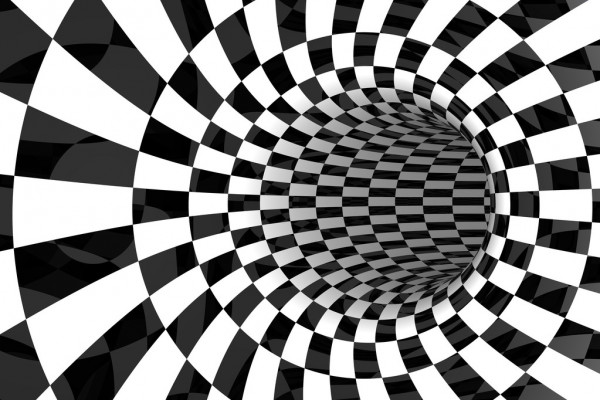
#> input picture test.jpg, 600 x 400 px; its folder holds only this picture in this run
$ python -i main.py   (imports and definitions only)
#> lines starting #> are read from the running program, lines starting #| are printed output that depends on the picture
from tkinter import *
from tkinter import filedialog
from tkinter import ttk
from tkinter.messagebox import showinfo
from PIL import Image,ImageOps


"""
Képből ascii art generátor
nemtudom miért hasznos, de egy jó projekt
 ¯\_(ツ)_/¯


2021.12.19
qkristof.hu
"""


# [1 line not run here, left out]

#fájlok bekérése
def openImage():
    global inp
    global open_btn
    inp = filedialog.askopenfilename(title="Fájlok kiválasztása",
                                          filetypes=(("Kép ",
                                                      "*.jpg*"),("Kép","*.png*"),
                                                     ("all files",
                                                      "*.*")))
    name = inp.split("/")
    open_btn.configure(text=name[-1])

def openoutput():
    global output
    global output_btn
    output =filedialog.asksaveasfilename(initialdir="/",
                                          title="Select a File",
                                          filetypes=(("Text files",
                                                      "*.txt*"),
                                                     ("all files",
                                                      "*.*")))
    name = output.split("/")
    output_btn.configure(text=name[-1])

#a kép konvertálása
def convertImage(img, out):
#> called with img = 'test.jpg', out = 'out.png'
    width = 100
    height = 100

    # a karakterek
    shades = "$@%#*/\|()1{}[]?o<>i!lI-_+~;:,"

    # a kép megnyitása, átméterezése, forgatása
    im = Image.open(img)
#> im is the input picture: PIL image 600x400 RGB; mean R, G, B 129.2, 129.2, 129.2
    im = im.convert("P", palette=Image.ADAPTIVE, colors=64)
#> im: PIL image 600x400 P
    im = im.resize((width, height))
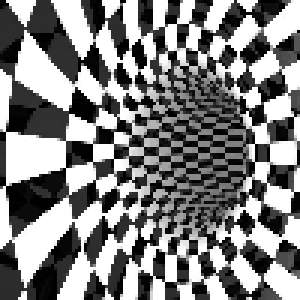
#> im: PIL image 100x100 P (shown 3 times larger); min 0, max 255, mean 129.7
    im = ImageOps.grayscale(im)
#> im: PIL image 100x100 L
    im = im.rotate(90)
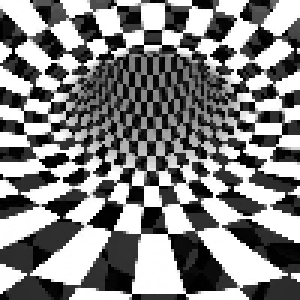
#> im: PIL image 100x100 L (shown 3 times larger); min 0, max 255, mean 129.7
    im = ImageOps.flip(im)
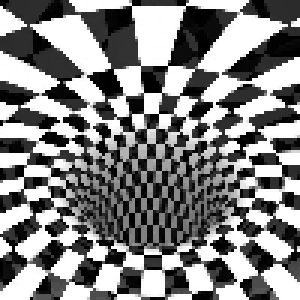
#> im: PIL image 100x100 L (shown 3 times larger); min 0, max 255, mean 129.7

    text = ""
    for i in range(width):
        for j in range(height):
            text += shades[int(im.getpixel((i, j)) / 8.6)]
            text += shades[int(im.getpixel((i, j)) / 8.6)]
        text += "\n"

    # a "kép" fájlba írása
    out = open(out, "w+")
    out.write(text)
    out.close()
    showinfo("Kész!","A konvertálás sikeres volt!")


# [3 lines not run here, left out]
output=""
inp=""

# [1 line that did not run here, left out]
# [1 line not run here, left out]
# [1 line that did not run here, left out]
# [1 line not run here, left out]
# [1 line that did not run here, left out]


# [1 line not run here, left out]

>>> result = convertImage('test.jpg', 'out.png')
